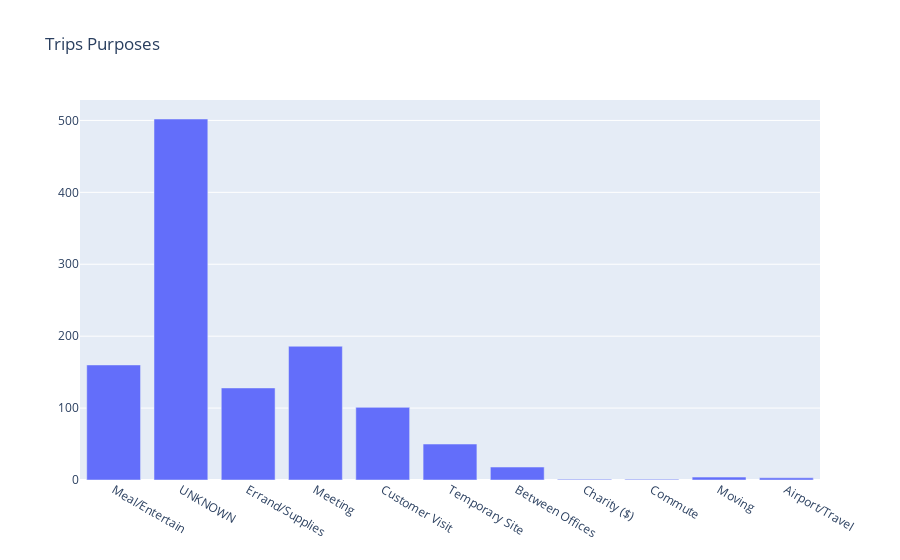

Here is the notebook cell this chart was saved with:
### Code cell
fig_bar = go.Figure(go.Bar(
    x=df['PURPOSE'].unique(), 
    y=df['PURPOSE'].value_counts(sort=False), 
    name='Count'))
colors = ['darkblue', 'darkgoldenrod', 'darkred', 'salmon', 'darkorchid','darkgreen']

fig_bar.update_layout(title='Trips Purposes')

fig_bar.show()

### Figure 1 — Plotly figure (JSON) as saved in the notebook; plotly's stock layout.template omitted (floating-point values rounded to 4 significant figures)
{"data": [{"name": "Count", "type": "bar", "x": ["Meal/Entertain", "UNKNOWN", "Errand/Supplies", "Meeting", "Customer Visit", "Temporary Site", "Between Offices", "Charity ($)", "Commute", "Moving", "Airport/Travel"], "y": [160, 502, 128, 186, 101, 50, 18, 1, 1, 4, 3]}], "layout": {"title": {"text": "Trips Purposes"}}}
